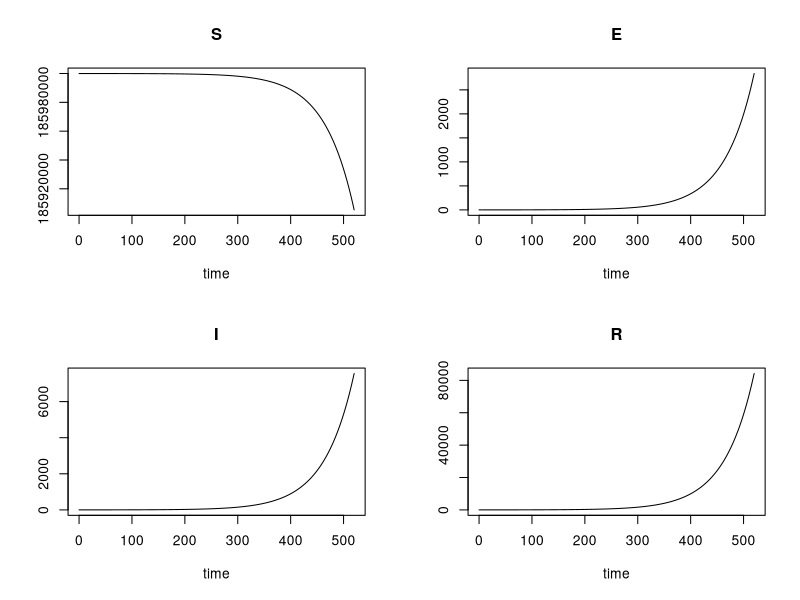
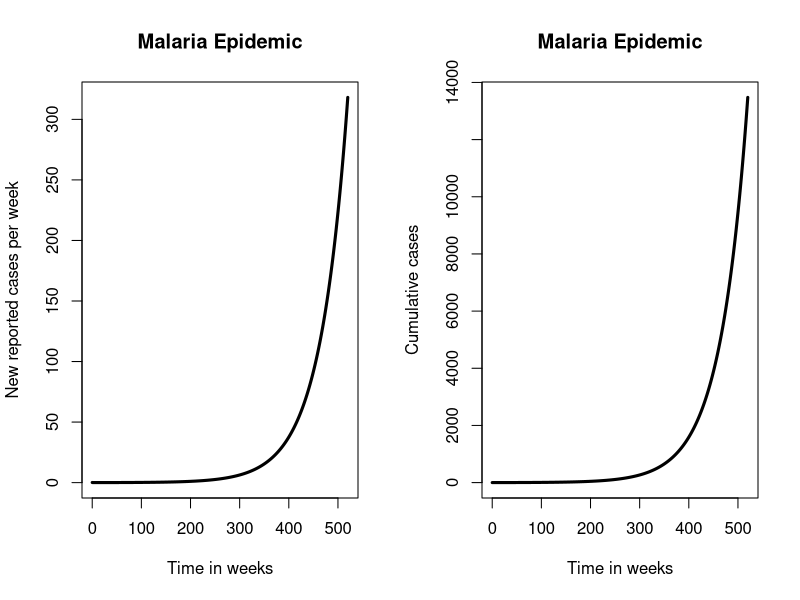

Recreate these plots in R, in order.
#MALARIA MODEL R CODE 18 MARCH 2018
version # version.string R version 3.4.2 (2017-09-28) #nickname       Short Summer

# 1. BASIC MODEL

#CLEAR WORKSPACE
rm(list=ls())

#LOAD REQUIRED LIBRARIES
library(deSolve)
library(ggplot2)

#MODEL TIME PERIOD = 10 (in years)
period <- 520 #weeks
times <- seq(0, period, by = (1/7)) # in weeks, by 1 day intervals

#MODEL PARAMETERS
parameters <- c(mui=(1/(54*52)),  # birth rate (1/life expectancy)
                muo=(1/(54*52)),  # death rate (1/life expectancy)
                R0=1.1,              # basic reproduction number
                omega=(1/(5*52)),    # rate of loss of immunity = 1/(average duration of immunity)
                gamma=7/10,          # rate of movement from latent to infectious stage = 1/(average latent period)
                nui=35*7/1000,       # rate of recovery = 1/(average duration of infection)
                report=16/100,       # proportion of all infections that are reported
                amp=0,               # relative amplitude of seasonal forcing
                phi=30,               # week of peak in seasonal forcing
                
                week_net = 1,        #week of commencing intervention (ITNs)
                net_cov = .80,        #ITN coverage
                net_eff = .50        #ITN efficacy in reducing malaria
)

# MODEL INITIAL CONDITIONS
initP<-186000000 # population size
initE<-1 # Exposed
initI<-0 # Infectious
initR<-0 # Recovered

#INITIAL SUSCEPTIBLE COMPARTMENT
initS<-initP-initE-initI-initR # Susceptible (non-immune)

#DEFINE THE MODEL COMPARTMENTS
state <- c(S = initS, E=initE, I = initI,R = initR)

# MODEL FUNCTION, TO SOLVE THE EQUATIONS
malaria<-function(t, state, parameters) 
{
  with(as.list(c(state, parameters)),
       {
         
         # DEFINE VARIABLES
         P <- (S+E+I+R)
         seas<-1+amp*cos(2*pi*(t-phi)/52)
         beta<-R0*(muo+nui)*(gamma+muo)/gamma
         
         net_cov <- (t>=(1 +week_net))*net_cov
         bednet <- (1-net_eff*net_cov)
         
         lam <- beta*seas*I/P
         
         # RATE OF CHANGE
         dS <- mui*P-muo*S-lam*S+omega*R
         dE <- -muo*E+lam*S-gamma*E
         dI <- -muo*I+gamma*E-nui*I
         dR <- -muo*R+nui*I-omega*R
         
         # RETURN THE RATE OF CHANGE
         list(c(dS, dE, dI, dR))
       }
  ) 
  
}

#MODEL OUTPUT
# run the model
out <- ode(y = state, times = times, func = malaria, parms = parameters)
# a simple plot of the model output
plot(out)

# MORE MODEL OUTPUTS
# total population
pop<-out[,"S"]+out[,"E"]+out[,"I"]+out[,"R"]
# weekly incidence
inc <- parameters["report"]*parameters["gamma"]*out[,"E"]


time <-out[,"time"]


# label the axes # make a new panel
par(mfrow=c(1,2))
plot(time,inc,type='l',lwd=3,main = "Malaria Epidemic",xlab = "Time in weeks",ylab="New reported cases per week")

# plot cumulative reports
cumulativereports<- parameters["report"]*out[,"R"]
plot(time,cumulativereports,type='l',lwd=3,main = "Malaria Epidemic",xlab = "Time in weeks",ylab="Cumulative cases") 
